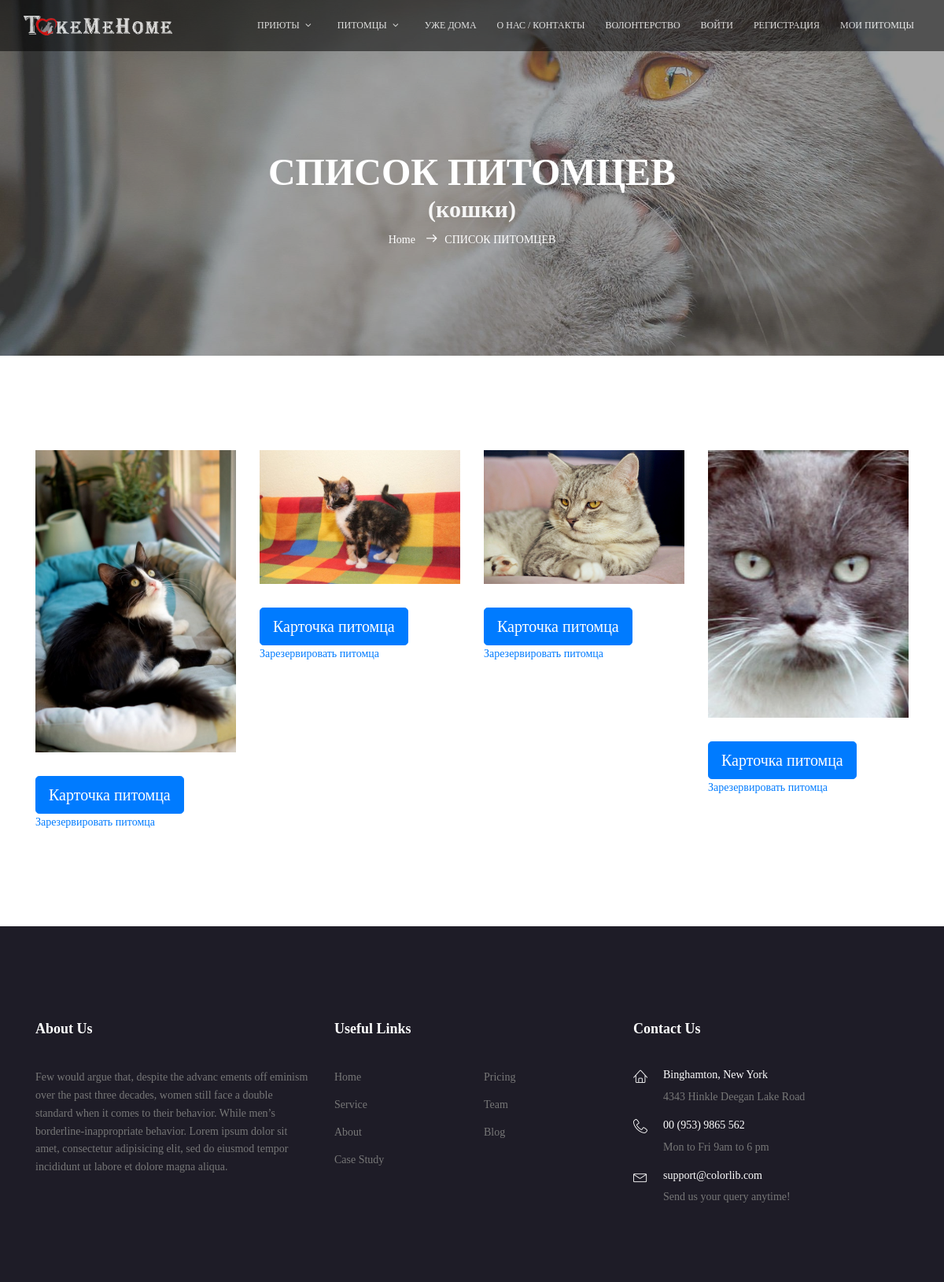
The app's page /cats/ with its own data.
### mainapp/models.py (models this page shows, shortened)
class Core(models.Model):
    class Meta:
        ordering = ('-is_active', 'sort', 'name')
        verbose_name = 'Ядро'
        verbose_name_plural = 'Ядра'
    name = models.CharField(verbose_name='заголовок объекта', max_length=255, null=True)
    description = models.TextField(verbose_name='описание объекта', blank=True, null=True)
    sort = models.IntegerField(verbose_name='номер объекта для сортировки', default=0, blank=True, null=False)
    is_active = models.BooleanField(verbose_name='активен ли объект', default=True, db_index=True)
    created = models.DateTimeField(verbose_name='создан', auto_now_add=True)
    updated = models.DateTimeField(verbose_name='обновлен', auto_now=True)
    def __str__(self):
        return f'{self.name}' if self.name else ''

class Menu(Core):
    class Meta:
        ordering = ('parent_id', 'sort', 'name')
        verbose_name = 'Элемент меню'
        verbose_name_plural = 'Меню сайта'
    url = models.CharField('ссылка', max_length=255, blank=False, null=False, default='#')
    css_class = models.CharField('CSS-Класс блока меню', max_length=30, null=False, blank=True, default='')
    seen_guests = models.BooleanField('виден незарегистрированным пользователям', default=True)
    seen_users = models.BooleanField('виден зарегистрированным пользователям', default=False)
    seen_shelters = models.BooleanField('виден приютам', default=False)
    parent = models.ForeignKey('self', verbose_name='суперкласс меню', null=True, blank=True, related_name='submenus',
                               on_delete=models.CASCADE)
    objects = MenuManager()
    def __getattr__(self, attr):
        if attr.startswith('get_menu_'):
            return type(self).objects.get_menu(attr[9:])
        return super().__getattr__(attr)
    def get_url(self):
        return reverse(self.url) if ':' in self.url else self.url

class Core(models.Model):
    class Meta:
        ordering = ('-is_active', 'sort', 'name')
        verbose_name = 'Ядро'
        verbose_name_plural = 'Ядра'
    name = models.CharField(verbose_name='заголовок объекта', max_length=255, null=True)
    description = models.TextField(verbose_name='описание объекта', blank=True, null=True)
    sort = models.IntegerField(verbose_name='номер объекта для сортировки', default=0, blank=True, null=False)
    is_active = models.BooleanField(verbose_name='активен ли объект', default=True, db_index=True)
    created = models.DateTimeField(verbose_name='создан', auto_now_add=True)
    updated = models.DateTimeField(verbose_name='обновлен', auto_now=True)
    def __str__(self):
        return f'{self.name}' if self.name else ''

class Pet(Core):
    pet_shelter = models.ForeignKey(Shelter, on_delete=models.CASCADE, related_name='pets', blank=False, null=False)
    pet_category = models.ForeignKey(PetCategory, on_delete=models.CASCADE)
    pet_status = models.ForeignKey(PetStatus, on_delete=models.CASCADE)
    pet_breed = models.ForeignKey(PetBreed, on_delete=models.CASCADE)
    pet_gender = models.ForeignKey(PetGender, on_delete=models.CASCADE)
    pet_size = models.ForeignKey(PetSize, on_delete=models.CASCADE)
    pet_wool_length = models.ForeignKey(PetWool, on_delete=models.CASCADE)
    pet_color = models.ForeignKey(PetColor, on_delete=models.CASCADE)
    pet_character = models.ForeignKey(PetCharacter, on_delete=models.CASCADE)
    age = models.PositiveIntegerField(verbose_name='возраст (лет)', default=0)
    month = models.PositiveIntegerField(verbose_name='возраст (мес)', default=0)

class Picture(Core):
    class Meta:
        ordering = ('sort', 'updated')
        verbose_name = 'Картинка'
        verbose_name_plural = 'Картинки'
    image = models.ImageField(upload_to='images')
    related_obj = models.ForeignKey(Core,
                                    verbose_name='изображения',
                                    null=True, blank=True,
                                    related_name='images',
                                    on_delete=models.CASCADE)

### mainapp/views.py (the view)
# urls.py: path('cats/', cat_list, name='cat_list'),
def cat_list(request, page=1):
    title = 'СПИСОК ПИТОМЦЕВ'
    cats = Pet.objects.filter(pet_category_id=5)
    pet_class = PetCategory.objects.get(id=5)
    content = {
        'pet_class': pet_class,
        'title': title,
        'pets': cats,
    }
    return render(request, 'mainapp/cats.html', content)

### mainapp/context_processors.py (called while the page is built)
def get_context(request):
    context = {
        'menu': Menu(),
    }
    return context

### mainapp/models.py (called while the page is built)
    def get_menu(self, attr):
        return self.filter(name=attr, parent_id__isnull=True).first()

### mainapp/templates/mainapp/cats.html (shortened to what this page needs)
{% extends 'mainapp/base.html' %}
{% block main_banner %}
{% include 'mainapp/includes/inc-main_banner_small.html' %}
{% endblock %}
{% block content %}
<section class="cat-list-area section-gap">
    <div class="container">
        <div class="row">
            {% for pet in pets %}
            <div class="col-lg-3 col-md-6">
                <a href="{% url 'mainapp:pet_card' pet.pk %}">
                    <div class="single-cat-list">
                        <img src="{{pet.images.first.image.url}}" alt="" class="img-fluid">
                    </div>
                </a>
                <button type="button" id="mymodal" class="btn btn-primary btn-lg" data-toggle="modal" data-target="#myModal_{{ pet.pk }}">
                    Карточка питомца
                </button>
            <a href="{% url 'reserve:add' pet.pk %}"> Зарезервировать питомца </a>
            </div>
            {% endfor %}
        </div>
    </div>
</section>
{% endblock %}

### mainapp/templates/mainapp/includes/mainmenu.html (shortened to what this page needs)
<nav id="nav-menu-container">
    <ul class="nav-menu {{ menu.css_class }}">
        {% for object in menu.submenus.all %}
            <li class="mainmenu {{ obj.css_class }}"><a href="{{ object.get_url }}"> {{ object.name }} </a>
            </li>
        {% endfor %}
        <li><a href="{% url 'mainapp:volunteer' %}">Волонтерство</a></li>
        {% if user.is_authenticated %}
            {% if user.avatar %}
                <li><img src="{{ user.avatar.url }}" width="40" alt="" style="border-radius: 50%"></li>
            {% endif %}
            <li class="mainmenu menu-has-children"><a href="{% url 'auth:edit' %}">
                {% if user.first_name %} {{ user.first_name }} {% else %}
                {{ user.username }} {% endif %}</a>
                <ul>
                    {% if user.is_superuser %}
                        <li>
                            <a href="{% url 'adminapp:pet_list' %}">
                                Администрирование
                            </a>
                        </li>
                    {% endif %}
                    <li class=""><a href="{% url 'auth:logout' %}">Выйти</a></li>
                </ul>
            </li>
        {% else %}
            <li class="mainmenu"><a href="{% url 'auth:login' %}">Войти</a></li>
            <li class="mainmenu"><a href="{% url 'auth:register' %}">Регистрация</a></li>
        {% endif %}
        <li class="mainmenu"><a href="{% url 'reserve:view' %}">Мои питомцы</a></li>
    </ul>
</nav>

### mainapp/templates/mainapp/includes/inc-main_banner_small.html
<section class="banner-area relative" id="home">
    <div class="overlay overlay-bg"></div>
    <div class="container">
        <div class="row d-flex align-items-center justify-content-center">
            <div class="about-content col-lg-12">
                <h1 class="text-white">
                    {{ title|capfirst }}
                    {% if pet_class %}
                        <br>
                    <h2 style="text-transform: lowercase; color: whitesmoke">({{ pet_class }})</h2>
                    {% endif %}
                </h1>
                <p class="text-white link-nav"><a href="/">Home </a>
                    <span class="lnr lnr-arrow-right"></span>{{ title }}
                </p>
            </div>
        </div>
    </div>
</section>

### static/css/main.css (style rules this page uses)
body { color: #777777; font-family: 'Century Gothic Regular'; font-size: 14px; font-weight: 300; line-height: 1.625em; position: relative; }
ol, ul { margin: 0; padding: 0; list-style: none; }
a { -webkit-transition: all 0.3s ease 0s; -moz-transition: all 0.3s ease 0s; -o-transition: all 0.3s ease 0s; transition: all 0.3s ease 0s; }
a, a:focus, a:hover { text-decoration: none; outline: 0; }
h1, h2, h3, h4, h5, h6 { font-family: 'Century Gothic Regular'; color: #222222; line-height: 1.2em !important; margin-bottom: 0; margin-top: 0; font-weight: 600; }
h1, .h1 { font-size: 36px; }
h2, .h2 { font-size: 30px; }
.text-white { color: #fff; }
.relative { position: relative; }
.overlay { position: absolute; left: 0; right: 0; top: 0; bottom: 0; }
h1 { font-size: 36px; }
h2 { font-size: 30px; }
h1, h2, h3, h4, h5, h6 { line-height: 1.5em; }
.nav-menu, .nav-menu * { margin: 0; padding: 0; list-style: none; }
.nav-menu li { position: relative; white-space: nowrap; opacity: 1.5; }
.nav-menu > li { float: left; }
.sf-arrows .sf-with-ul { padding-right: 30px; }
.sf-arrows .sf-with-ul:after { content: "\f107"; position: absolute; right: 15px; font-family: FontAwesome; font-style: normal; font-weight: normal; }
#nav-menu-container { margin: 0; }
.nav-menu a { padding: 0 8px 0px 8px; text-decoration: none; display: inline-block; color: #fff; font-weight: 400; font-size: 12px; text-transform: uppercase; outline: none; }
.nav-menu > li { margin-left: 10px; }
#mobile-nav { position: fixed; top: 0; padding-top: 18px; bottom: 0; z-index: 998; background: rgba(0, 0, 0, 0.8); left: -260px; width: 260px; overflow-y: auto; transition: 0.4s; }
#mobile-nav ul { padding: 0; margin: 0; list-style: none; }
#mobile-nav ul li { position: relative; }
#mobile-nav ul li a { color: #fff; font-size: 13px; text-transform: uppercase; overflow: hidden; padding: 10px 22px 10px 15px; position: relative; text-decoration: none; width: 100%; display: block; outline: none; font-weight: 700; }
.section-gap { padding: 120px 0; }
.banner-area { background: url(../img/banner-bg.jpg) center; background-size: cover; opacity: 0.8; }
.banner-area .overlay-bg { background-color: rgba(0, 0, 0, 0.4); }
.link-nav { margin-top: 10px; }
.about-content { margin-top: 70px; padding: 120px 0px; text-align: center; }
.about-content h1 { font-size: 48px; font-weight: 600; }
.about-content a { color: #fff; font-weight: 300; font-size: 14px; }
.about-content .lnr { margin: 0px 10px; font-weight: 600; }
.cat-list-area .single-cat-list { position: relative; margin-bottom: 30px; }
.cat-list-area .single-cat-list img { display: block; width: 100%; height: auto; }

### records on screen
Menu: name "ПРИЮТЫ"
Menu: name "ПИТОМЦЫ"
Menu: name "УЖЕ ДОМА"
Menu: name "О НАС / КОНТАКТЫ"
Core: name "кошки"
Pet: images.first.image (picture)
Pet: images.first.image (picture)
Pet: images.first.image (picture)
Pet: images.first.image (picture)

### other values on screen
{{ title|capfirst }} "СПИСОК ПИТОМЦЕВ"
{{ title }} "СПИСОК ПИТОМЦЕВ"
